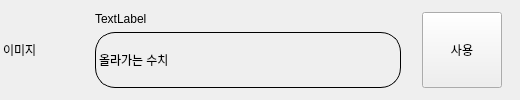
<?xml version="1.0" encoding="UTF-8"?>
<ui version="4.0">
 <class>Form</class>
 <widget class="QWidget" name="Form">
  <property name="geometry">
   <rect>
    <x>0</x>
    <y>0</y>
    <width>520</width>
    <height>100</height>
   </rect>
  </property>
  <property name="windowTitle">
   <string>Form</string>
  </property>
  <layout class="QVBoxLayout" name="verticalLayout_4">
   <property name="spacing">
    <number>0</number>
   </property>
   <property name="leftMargin">
    <number>0</number>
   </property>
   <property name="topMargin">
    <number>0</number>
   </property>
   <property name="rightMargin">
    <number>0</number>
   </property>
   <property name="bottomMargin">
    <number>0</number>
   </property>
   <item>
    <widget class="QWidget" name="widget_snack_1" native="true">
     <property name="minimumSize">
      <size>
       <width>435</width>
       <height>0</height>
      </size>
     </property>
     <property name="maximumSize">
      <size>
       <width>199999</width>
       <height>16777215</height>
      </size>
     </property>
     <property name="styleSheet">
      <string notr="true"/>
     </property>
     <layout class="QHBoxLayout" name="horizontalLayout_3">
      <property name="spacing">
       <number>3</number>
      </property>
      <property name="leftMargin">
       <number>3</number>
      </property>
      <property name="topMargin">
       <number>3</number>
      </property>
      <property name="bottomMargin">
       <number>3</number>
      </property>
      <item>
       <widget class="QWidget" name="widget" native="true">
        <property name="sizePolicy">
         <sizepolicy hsizetype="Preferred" vsizetype="Preferred">
          <horstretch>0</horstretch>
          <verstretch>5</verstretch>
         </sizepolicy>
        </property>
        <property name="minimumSize">
         <size>
          <width>80</width>
          <height>0</height>
         </size>
        </property>
        <property name="maximumSize">
         <size>
          <width>80</width>
          <height>16777215</height>
         </size>
        </property>
        <layout class="QVBoxLayout" name="verticalLayout_2">
         <property name="leftMargin">
          <number>0</number>
         </property>
         <property name="topMargin">
          <number>0</number>
         </property>
         <property name="bottomMargin">
          <number>0</number>
         </property>
         <item>
          <widget class="QLabel" name="label_img_ws_1">
           <property name="sizePolicy">
            <sizepolicy hsizetype="Preferred" vsizetype="Preferred">
             <horstretch>3</horstretch>
             <verstretch>5</verstretch>
            </sizepolicy>
           </property>
           <property name="styleSheet">
            <string notr="true"/>
           </property>
           <property name="text">
            <string>이미지</string>
           </property>
           <property name="scaledContents">
            <bool>true</bool>
           </property>
          </widget>
         </item>
        </layout>
       </widget>
      </item>
      <item>
       <widget class="QWidget" name="widget_snack_in_widget_1" native="true">
        <property name="sizePolicy">
         <sizepolicy hsizetype="Preferred" vsizetype="Preferred">
          <horstretch>6</horstretch>
          <verstretch>0</verstretch>
         </sizepolicy>
        </property>
        <property name="styleSheet">
         <string notr="true"/>
        </property>
        <layout class="QVBoxLayout" name="verticalLayout_3">
         <item>
          <widget class="QLabel" name="label_name_ws_1">
           <property name="sizePolicy">
            <sizepolicy hsizetype="Preferred" vsizetype="Preferred">
             <horstretch>0</horstretch>
             <verstretch>1</verstretch>
            </sizepolicy>
           </property>
           <property name="font">
            <font>
             <pointsize>9</pointsize>
            </font>
           </property>
           <property name="styleSheet">
            <string notr="true"/>
           </property>
           <property name="text">
            <string>TextLabel</string>
           </property>
          </widget>
         </item>
         <item>
          <widget class="QLabel" name="label_stat_ws_1">
           <property name="sizePolicy">
            <sizepolicy hsizetype="Preferred" vsizetype="Preferred">
             <horstretch>0</horstretch>
             <verstretch>7</verstretch>
            </sizepolicy>
           </property>
           <property name="styleSheet">
            <string notr="true">border-radius:20px;
border-style:solid;
border-width:1px;
</string>
           </property>
           <property name="text">
            <string>올라가는 수치</string>
           </property>
          </widget>
         </item>
        </layout>
       </widget>
      </item>
      <item>
       <widget class="QWidget" name="widget_2" native="true">
        <property name="sizePolicy">
         <sizepolicy hsizetype="Preferred" vsizetype="Preferred">
          <horstretch>0</horstretch>
          <verstretch>0</verstretch>
         </sizepolicy>
        </property>
        <layout class="QVBoxLayout" name="verticalLayout">
         <item>
          <widget class="QPushButton" name="btn_use_ws_1">
           <property name="sizePolicy">
            <sizepolicy hsizetype="Preferred" vsizetype="Preferred">
             <horstretch>0</horstretch>
             <verstretch>0</verstretch>
            </sizepolicy>
           </property>
           <property name="styleSheet">
            <string notr="true"/>
           </property>
           <property name="text">
            <string>사용</string>
           </property>
          </widget>
         </item>
        </layout>
       </widget>
      </item>
     </layout>
    </widget>
   </item>
  </layout>
 </widget>
 <resources/>
 <connections/>
</ui>
